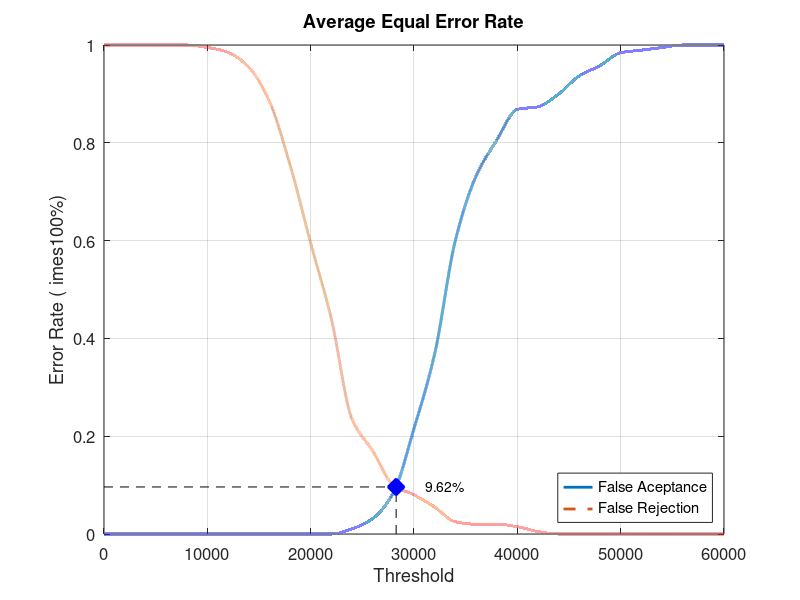
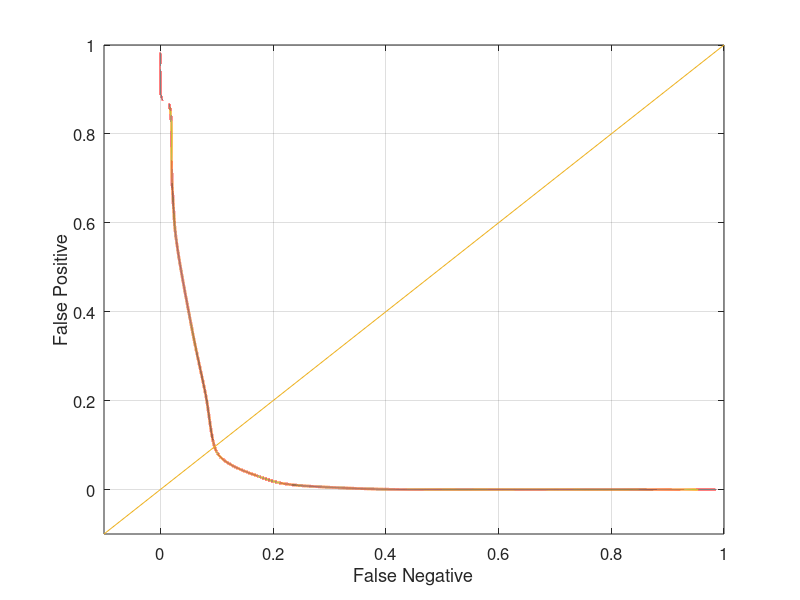

These figures' MATLAB source, in order:
close all;
clear;
clc;
x = 0:2000:60000;
xq = 0:0.5:60000;

y0 = [0 0 0 0 0 0 0 0 0 0 0 0 0.0105263 0.0315789 0.0842105 0.215789 0.368421 0.6 0.731579 0.805263 0.868421 0.873684 0.9 0.936842 0.957895 0.984211 0.989474 0.994737 1 1 1]
yy0 = interp1(x, y0, xq, 'pchip');
y1 = [1 1 1 1 1 0.995 0.985 0.955 0.885 0.755 0.595 0.44 0.235 0.17 0.1 0.08 0.055 0.025 0.02 0.02 0.015 0.005 0 0 0 0 0 0 0 0 0]
yy1 = interp1(x, y1, xq, 'pchip');

% Calculating EER: 
y2 = abs(y0 - y1);
find(y2 == min(y2))
yy2 = abs(yy0 - yy1);
xEER = find(yy2 == min(yy2));
xEERIndex = xq(xEER) % X-axis EER
yEER = yy0(xEER) % Y-axis EER

main = figure
plot(xq, yy0,'-','LineWidth', 2);	hold on
plot(xq, yy1,'--','LineWidth', 2);	hold on
plot([xEERIndex xEERIndex], [0 yEER], 'k--');	hold on
plot([0 xEERIndex], [yEER yEER], 'k--');	hold on
plot(xEERIndex, yEER, 'bx', 'LineWidth', 10);	hold on
text(xEERIndex + 10 * xEERIndex / 100, yEER, [num2str(round((10000 * yEER)) / 100) '%'])
legend('False Aceptance', 'False Rejection', 'Location', 'SouthEast')
xlabel('Threshold')
ylabel('Error Rate (	imes100%)')
title('Average Equal Error Rate')
set(gca, 'FontSize', 12)
axis([0 60000 0 1])
grid on

print(main, 'Database4_1Main', '-dpng');
FNRxFPR = figure('Color', [1 1 1]);
plot(yy1, yy0, '-', yy1, yy0, 'LineWidth', 2);
hold on
y = -0.1:0.1:1
plot(y, y); 
set(gca, 'FontSize', 12)
xlabel('False Negative')
ylabel('False Positive')
axis([-0.1 1 -0.1 1])
set(gca, 'FontSize', 12)
grid on

print(FNRxFPR, 'Database4_1FNRxFPR','-dpng');
